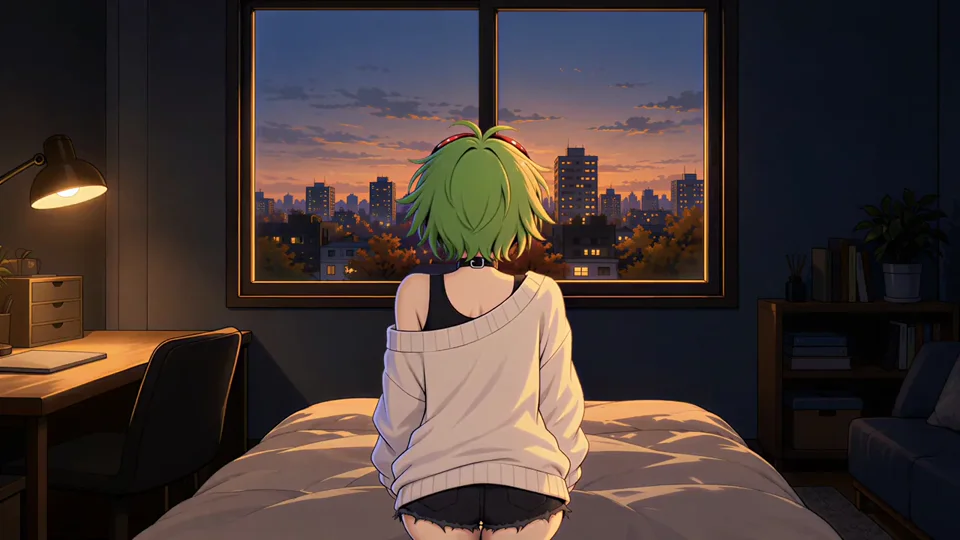
#> input picture examples/showcases/donut-hole-h3/assets/stills/镜04.webp, 960 x 540 px, given in place of stills, which was not available
$ python halftone_grid.py out.png ../../../../../../../../examples/showcases/donut-hole-h3/assets/stills
#> lines starting #> are read from the running program, lines starting #| are printed output that depends on the picture; pictures that were not available may be replaced by others from this repository, and a replacement may not be noted
### src/layerweave/tool/skills/layers/image/image-halftone/scripts/halftone.py
"""把一张图（或其中一块）转成网点画：亮处大点、暗处无点，交错排列，透明或纯色底。
同时可以导出每颗点的坐标和半径，供动画代码一颗颗画（聚拢、散开、逐颗出现）。

python scripts/halftone.py 输入.png 输出.png [--crop x0 y0 x1 y1] [--size 1920x1080] [--cell 14]
                           [--color #FF2E88] [--background 透明|#000000] [--dots 点.json]
                           [--black 0.18] [--range 0.7] [--gamma 1.3] [--invert] [--blur 1.5]
"""
import argparse
import json

import numpy as np
from PIL import Image, ImageColor, ImageDraw, ImageFilter


def luminance(path, crop, size, blur, black, span, gamma, invert):
#> called with size = (1920, 1080), blur = 1.5, black = 0.18, span = 0.7, gamma = 1.3, invert = False
    image = Image.open(path).convert("L")
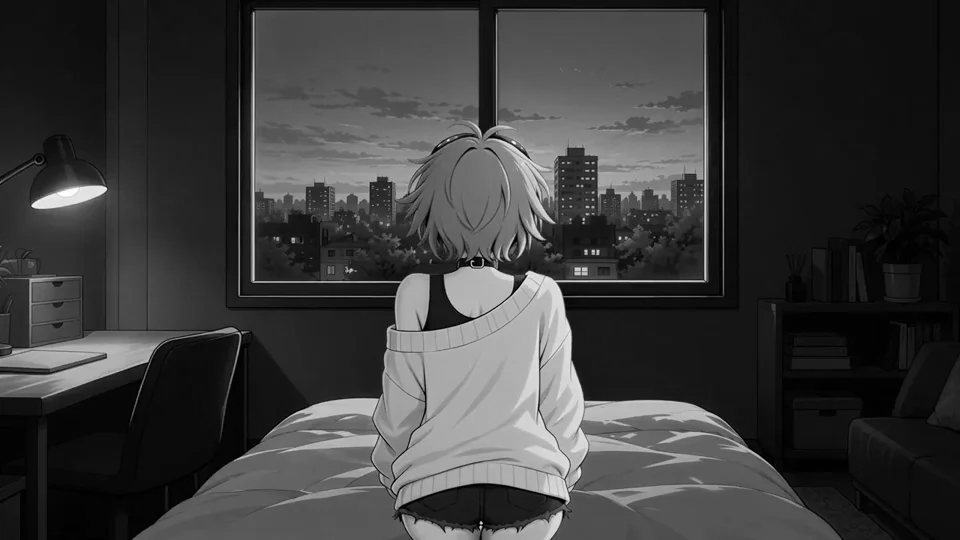
#> image: PIL image 960x540 L; min 0, max 255, mean 59.9
    if crop:
        image = image.crop(tuple(crop))
    image = image.resize(size, Image.LANCZOS).filter(ImageFilter.GaussianBlur(blur))
#> image: PIL image 1920x1080 L
    lum = np.asarray(image).astype(np.float32) / 255
    if invert:
        lum = 1 - lum
    return np.clip((lum - black) / span, 0, 1) ** gamma   # 拉开对比：亮部成为大点，暗部消失
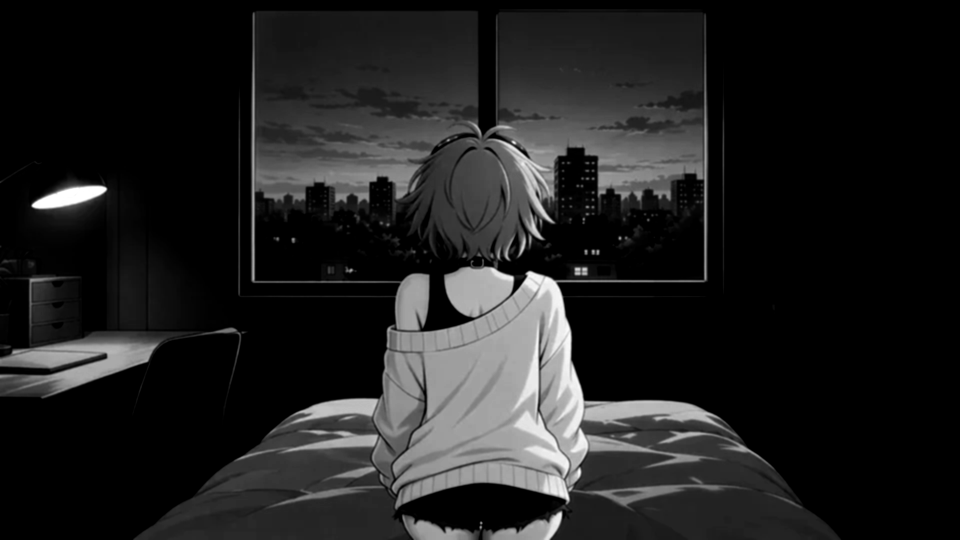
#> returned value: shape (1080, 1920) float32 (shown at 1/2 size); min 0, max 1, mean 0.126


# [10 lines left out: function dots, not called in this run]


def size_arg(text):
    w, h = text.lower().split("x")
    return int(w), int(h)


# [29 lines left out: function main, not called in this run]


# [2 lines that do not run on import are left out]

### src/layerweave/tool/skills/layers/image/image-halftone/scripts/halftone_grid.py
"""把几张图放到同一张网点网格上，导出每一格在每张图里的半径。
同一格在不同图里一一对应，动画里就能在两张图之间逐点过渡（例如闭眼 → 睁眼、一张画渐变成另一张）。

python scripts/halftone_grid.py 输出.json 图1.png 图2.png [...] [--crop x0 y0 x1 y1] [--size 1920x1080] [--cell 14]
                               [--black 0.18] [--range 0.7] [--gamma 1.3] [--invert] [--blur 1.5]
输出：{"cell", "cols", "rows", "frames": [[半径×10 取整, ...], ...]}，每张图一组，按行优先排列；奇数行错开半格。
"""
import argparse
import json
import os
import sys

sys.path.insert(0, os.path.dirname(os.path.abspath(__file__)))
from halftone import luminance, size_arg  # noqa: E402


def main():
    p = argparse.ArgumentParser(description="多张图共用一张网点网格")
    p.add_argument("output"); p.add_argument("images", nargs="+")
    p.add_argument("--crop", nargs=4, type=int, metavar=("X0", "Y0", "X1", "Y1"))
    p.add_argument("--size", type=size_arg, default=(1920, 1080))
    p.add_argument("--cell", type=int, default=14)
    p.add_argument("--black", type=float, default=0.18)
    p.add_argument("--range", type=float, default=0.7, dest="span")
    p.add_argument("--gamma", type=float, default=1.3)
    p.add_argument("--invert", action="store_true")
    p.add_argument("--blur", type=float, default=1.5)
    a = p.parse_args()

    width, height = a.size
    cols, rows = width // a.cell, height // a.cell
    frames = []
    for path in a.images:
        lum = luminance(path, a.crop, a.size, a.blur, a.black, a.span, a.gamma, a.invert)
        radii = []
        for j in range(rows):
            for i in range(cols):
                cx = i * a.cell + a.cell // 2 + (j % 2) * a.cell // 2
                cy = j * a.cell + a.cell // 2
                r = float(lum[min(cy, height - 1), min(cx, width - 1)]) * a.cell * 0.62
                radii.append(int(round(r * 10)) if r > 0.6 else 0)
#> after the loop, radii = 10549 values, max 87 at index 3707, min 0 at index 0, mean 10.76
        frames.append(radii)
        print(f"{path}: {sum(1 for r in radii if r)} 颗点", file=sys.stderr)
    with open(a.output, "w", encoding="utf-8") as handle:
        json.dump({"cell": a.cell, "cols": cols, "rows": rows, "frames": frames}, handle, separators=(",", ":"))
    print(json.dumps({"output": a.output, "images": len(frames), "cols": cols, "rows": rows}, ensure_ascii=False))
#| {"output": "out.png", "images": 1, "cols": 137, "rows": 77}


if __name__ == "__main__":
    main()
